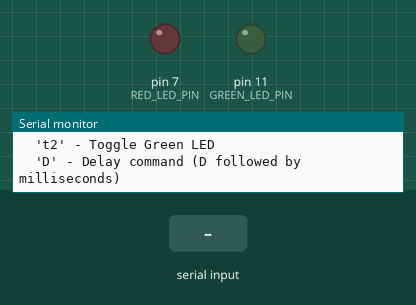
The sketch below on a simulated Arduino Uno, built with avr-gcc and run on an emulated ATmega328P. On the bench: output pins drawn as LEDs (lit = HIGH), the last lines printed to the serial monitor. Inputs (shaded band) come from the test bench.

Above: at 1.4 s.
1.5 s: "t1\n" received over Serial
At 2.7 s:
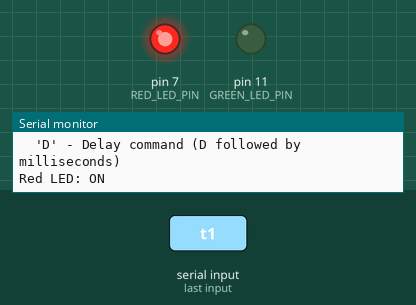
3.0 s: "t2\n" received over Serial
At 4.1 s:
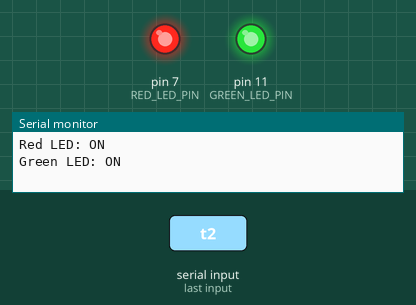
4.5 s: "a\n" received over Serial
At 5.3 s:
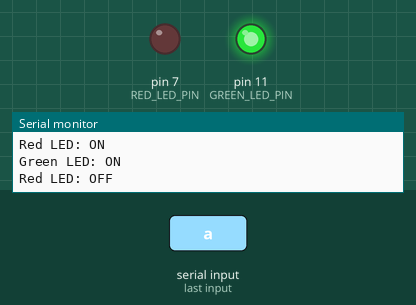
6.0 s: "1\n" received over Serial
At 7.4 s:
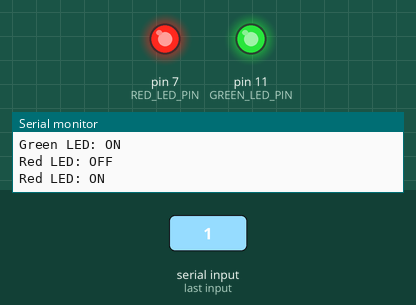
Timing chart, 0 to 8.5 s (numbered marks = the images above; inputs shaded):
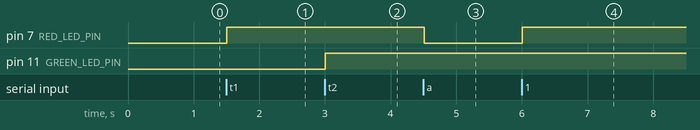

Measured:
- after the input at 1.5 s, pin 7 (RED_LED_PIN): LOW → HIGH at once
- after the input at 3.0 s, pin 11 (GREEN_LED_PIN): LOW → HIGH at once
- after the input at 4.5 s, pin 7 (RED_LED_PIN): HIGH → LOW at once
- after the input at 6.0 s, pin 7 (RED_LED_PIN): LOW → HIGH at once

The sketch:

two_led_improved.ino
```cpp
/*
Red & Green LED Control Arduino Code
===================================

This Arduino code controls a red LED and a green LED based on serial commands from the Python agent.
The system responds to simple character commands to control LED states.

Author: [Your Name]
Date: [2025-01-27]
*/

// ===== PIN DEFINITIONS =====
const int RED_LED_PIN = 7;    // Red LED connected to pin 7
const int GREEN_LED_PIN = 11;  // Green LED connected to pin 11

// ===== GLOBAL VARIABLES =====
bool red_led_state = false;    // Track Red LED state
bool green_led_state = false;  // Track Green LED state
String inputString = "";       // String to hold incoming data
bool stringComplete = false;   // Whether the string is complete

// ===== SETUP FUNCTION =====
void setup() {
  // Initialize serial communication
  Serial.begin(9600);

  // Set LED pins as outputs
  pinMode(RED_LED_PIN, OUTPUT);
  pinMode(GREEN_LED_PIN, OUTPUT);

  // Initialize LEDs to OFF state
  digitalWrite(RED_LED_PIN, LOW);
  digitalWrite(GREEN_LED_PIN, LOW);

  // Send startup message
  Serial.println("Red & Green LED Controller Ready!");
  Serial.println("Available commands:");
  Serial.println("  '1' - Turn Red LED ON");
  Serial.println("  'a' - Turn Red LED OFF");
  Serial.println("  '2' - Turn Green LED ON");
  Serial.println("  'b' - Turn Green LED OFF");
  Serial.println("  '3' - Turn both LEDs ON");
  Serial.println("  'c' - Turn both LEDs OFF");
  Serial.println("  'S' - Status report");
  Serial.println("  't1' - Toggle Red LED");
  Serial.println("  't2' - Toggle Green LED");
  Serial.println("  'D' - Delay command (D followed by milliseconds)");
  Serial.println();
}

// ===== MAIN LOOP =====
void loop() {
  // Check if we have received a complete command
  if (stringComplete) {
    // Process the command
    processCommand(inputString);

    // Clear the string for next command
    inputString = "";
    stringComplete = false;
  }

  // Small delay to prevent overwhelming the serial buffer
  delay(10);
}

// ===== SERIAL EVENT HANDLER =====
void serialEvent() {
  while (Serial.available()) {
    // Get the new byte
    char inChar = (char)Serial.read();

    // Add it to the inputString
    inputString += inChar;

    // If the incoming character is a newline, set a flag
    // so the main loop can do something about it
    if (inChar == '\n') {
      stringComplete = true;
    }
  }
}

// ===== COMMAND PROCESSING =====
void processCommand(String command) {
  // Remove any whitespace and newlines
  command.trim();

  // Process single character commands
  if (command.length() == 1) {
    char cmd = command.charAt(0);

    switch (cmd) {
      case '1':  // Turn Red LED ON
        turnRedLEDOn();
        break;

      case 'a':  // Turn Red LED OFF
        turnRedLEDOff();
        break;

      case '2':  // Turn Green LED ON
        turnGreenLEDOn();
        break;

      case 'b':  // Turn Green LED OFF
        turnGreenLEDOff();
        break;

      case '3':  // Turn both LEDs ON
        turnBothLEDsOn();
        break;

      case 'c':  // Turn both LEDs OFF
        turnBothLEDsOff();
        break;

      case 'S':  // Status report
        sendStatusReport();
        break;

      default:
        Serial.println("Unknown command: " + command);
        break;
    }
  }
  // Process two character commands (for toggles)
  else if (command.length() == 2) {
    if (command == "t1") {
      toggleRedLED();
    }
    else if (command == "t2") {
      toggleGreenLED();
    }
    else {
      Serial.println("Unknown command: " + command);
    }
  }
  // Process delay commands (D followed by milliseconds)
  else if (command.length() > 2 && command.charAt(0) == 'D') {
    processDelayCommand(command);
  }
  else {
    Serial.println("Invalid command format: " + command);
  }
}

// ===== LED CONTROL FUNCTIONS =====

void turnRedLEDOn() {
  digitalWrite(RED_LED_PIN, HIGH);
  red_led_state = true;
  Serial.println("Red LED: ON");
}

void turnRedLEDOff() {
  digitalWrite(RED_LED_PIN, LOW);
  red_led_state = false;
  Serial.println("Red LED: OFF");
}

void turnGreenLEDOn() {
  digitalWrite(GREEN_LED_PIN, HIGH);
  green_led_state = true;
  Serial.println("Green LED: ON");
}

void turnGreenLEDOff() {
  digitalWrite(GREEN_LED_PIN, LOW);
  green_led_state = false;
  Serial.println("Green LED: OFF");
}

void turnBothLEDsOn() {
  digitalWrite(RED_LED_PIN, HIGH);
  digitalWrite(GREEN_LED_PIN, HIGH);
  red_led_state = true;
  green_led_state = true;
  Serial.println("Both LEDs: ON");
}

void turnBothLEDsOff() {
  digitalWrite(RED_LED_PIN, LOW);
  digitalWrite(GREEN_LED_PIN, LOW);
  red_led_state = false;
  green_led_state = false;
  Serial.println("Both LEDs: OFF");
}

void toggleRedLED() {
  if (red_led_state) {
    turnRedLEDOff();
  } else {
    turnRedLEDOn();
  }
}

void toggleGreenLED() {
  if (green_led_state) {
    turnGreenLEDOff();
  } else {
    turnGreenLEDOn();
  }
}

// ===== DELAY COMMAND PROCESSING =====
void processDelayCommand(String command) {
  // Extract the delay time (everything after 'D')
  String delayStr = command.substring(1);

  // Convert to integer (milliseconds)
  int delayMs = delayStr.toInt();

  if (delayMs > 0) {
    Serial.print("Delay: ");
    Serial.print(delayMs);
    Serial.println(" ms");
    delay(delayMs);
  } else {
    Serial.println("Invalid delay value: " + delayStr);
  }
}

// ===== STATUS REPORTING =====
void sendStatusReport() {
  Serial.println("=== STATUS REPORT ===");
  Serial.print("Red LED: ");
  Serial.println(red_led_state ? "ON" : "OFF");
  Serial.print("Green LED: ");
  Serial.println(green_led_state ? "ON" : "OFF");
  Serial.println("===================");
} 
```
